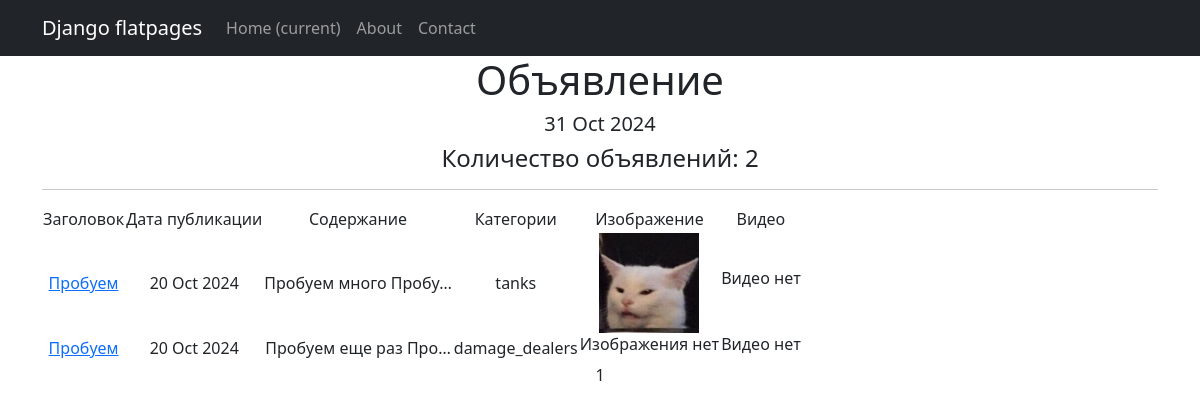
The page /board/ on the database as committed earlier.
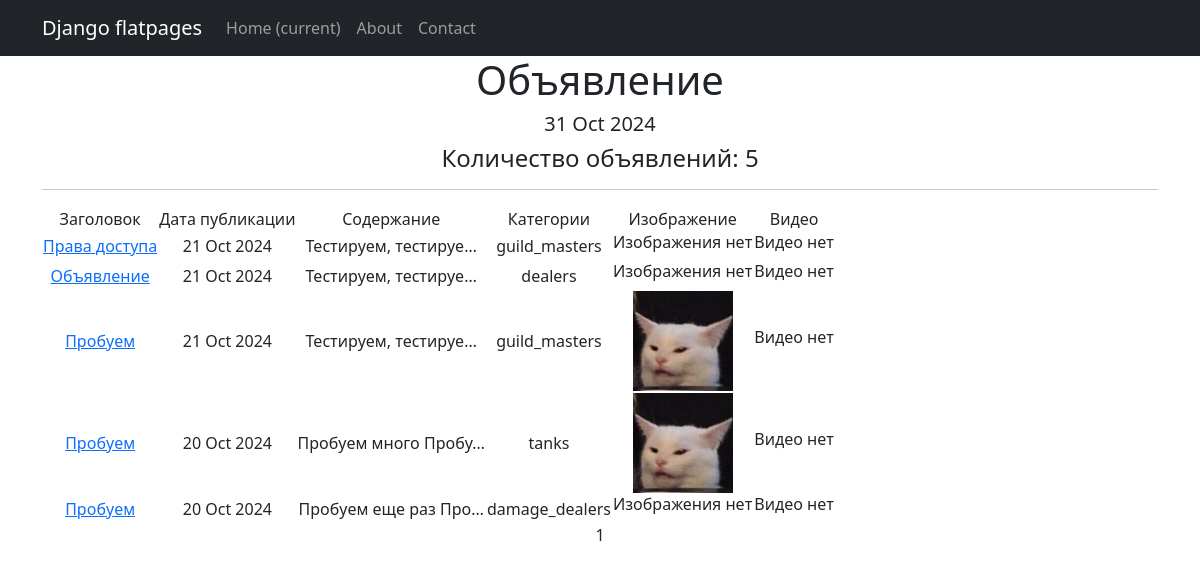
The same page on the database as committed later.
### board/models.py (models this page shows, shortened)
class Post(models.Model):
    tanks = 'TT'
    healers = 'HL'
    damage_dealers = 'DD'
    dealers = 'DL'
    guild_masters = 'GM'
    quest_givers = 'QG'
    blacksmiths = 'BM'
    tanners = 'TN'
    potion_makers = 'PM'
    spell_masters = 'SM'
    CATEGORIES = [
        ('tanks', 'Танки'),
        ('healers', 'Хилы'),
        ('damage_dealers', 'ДД'),
        ('dealers', 'Торговцы'),
        ('guild_masters', 'Гилдмастеры'),
        ('quest_givers', 'Квестгиверы'),
        ('blacksmiths', 'Кузнецы'),
        ('tanners', 'Кожевники'),
        ('potion_makers', 'Зельевары'),
        ('spell_masters', 'Мастера заклинаний')
    ]
    category = models.CharField(max_length=15, choices=CATEGORIES, verbose_name='Категория')
    author = models.ForeignKey(User, on_delete=models.CASCADE, verbose_name='Автор')
    datetime_in = models.DateTimeField(auto_now_add=True)
    heading = models.CharField(max_length=60, verbose_name='Заголовок')
    text = models.TextField(verbose_name='Текст')
    image = models.ImageField(upload_to=get_path_upload_image, null=True, blank=True, verbose_name='Изображение')
    video = models.FileField(upload_to=get_path_upload_video, null=True, blank=True, verbose_name='Видео')

### board/views.py (the view)
# urls.py: path('', PostsList.as_view(), name='post_list'),
class PostsList(ListView):
    model = Post
    ordering = '-datetime_in'
    context_object_name = 'post'
    paginate_by = 10
    def get_queryset(self):
        queryset = super().get_queryset()
        self.filterset = PostFilter(self.request.GET, queryset)
        return self.filterset.qs
    def get_context_data(self, **kwargs):
        context = super().get_context_data(**kwargs)
        context['filterset'] = self.filterset
        return context
    def get_template_names(self):
        if self.request.path == '/board/search/':
            return 'search.html'
        return 'board.html'

### board/templatetags/custom_tags.py (called while the page is built)
@register.simple_tag()
def current_time(format_string='%b %d %Y'):
    return datetime.utcnow().strftime(format_string)

### templates/board.html (shortened to what this page needs)
{% extends 'flatpages/default.html' %}
{% load custom_tags %}
{% load i18n %}
{% block content %}
<h1>Объявление</h1>
<h5>{% current_time '%d %b %Y' %}</h5>
<h4>Количество объявлений: {{ post|length }}</h4>
<hr>
{% if post %}
    <table>
        <tr>
            <td>Заголовок</td>
            <td>Дата публикации</td>
            <td>Содержание</td>
            <td>Категории</td>
            <td>Изображение</td>
            <td>Видео</td>
        </tr>
        {% for p in post %}
        <tr>
            <td>
                <a href="{% url 'ad_detail' p.id %}">{{ p.heading }}</a>
            </td>
            <td>{{ p.datetime_in|date:'d M Y' }}</td>
            <td>{{ p.text|truncatechars:20 }}</td>
            <td>{{ p.category }}</td>
            <td>
                {% if p.image %}
                    <img src="{{ p.image.url }}" width="100" height="100" alt="">
                {% else %}
                    <h6>Изображения нет</h6>
                {% endif %}
            </td>
            <td>
                {% if p.video %}
                    <video width="150" height="150" controls>
                        <source src="{{p.video.url}}" type="video/mp4">
                    </video>
                {% else %}
                    <h6>Видео нет</h6>
                {% endif %}
            </td>
        </tr>
        {% endfor %}
    </table>
{% else %}
    <h4>Объявлений пока нет!</h4>
{% endif %}
    {{ page_obj.number }}
{% endblock content %}

### templates/flatpages/default.html (shortened to what this page needs)
<!DOCTYPE html>
<html lang="en">
    <head>
        {% load static %}
        <link href="{% static 'css/styles.css' %}" rel="stylesheet" />
    </head>
    <body>
        <nav class="navbar navbar-expand-lg navbar-dark bg-dark static-top">
   <div class="container">
       <a class="navbar-brand" href="#">Django flatpages</a>
       <div class="collapse navbar-collapse" id="navbarResponsive">
           <ul class="navbar-nav ml-auto">
               <li class="nav-item active">
                   <a class="nav-link" href="#">Home
                       <span class="sr-only">(current)</span>
                   </a>
               </li>
               <li class="nav-item">
                   <a class="nav-link" href="/about/">About</a>
               </li>
               <li class="nav-item">
                   <a class="nav-link" href="/contacts/">Contact</a>
               </li>
           </ul>
       </div>
   </div>
</nav>
        <div class="container">
           <div class="row">
               <div class="col-lg-12 text-center">
                   {% block content %}
                   {% endblock content %}
               </div>
           </div>
        </div>
    </body>
</html>

Rows that differ between the two databases and show on the page:
added Post: heading "Права доступа", datetime_in "21 Oct 2024", text "Тестируем, тестируе…", category "guild_masters", image "Изображения нет", video "Видео нет"
added Post: heading "Объявление", datetime_in "21 Oct 2024", text "Тестируем, тестируе…", category "dealers", image "Изображения нет", video "Видео нет"
added Post: heading "Пробуем", datetime_in "21 Oct 2024", text "Тестируем, тестируе…", category "guild_masters", image (picture), video "Видео нет"
Other text that changed with them:
{{ post|length }}: "2" → "5"
